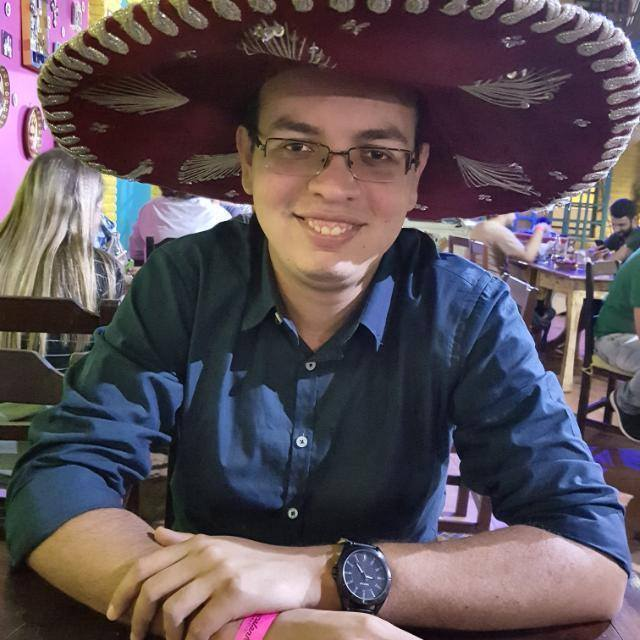
#> input picture Júlio/Mini projeto_02/pp.jpg, 640 x 640 px
$ python Project_02.py
#> lines starting #> are read from the running program, lines starting #| are printed output that depends on the picture
import numpy as np
import cv2


width = 640
height = 640
sqx = int(width/8)
sqy = int(height/8)
tabuleiro  = np.zeros((height, width, 3), dtype=np.uint8)
referencePoints = []
frame = cv2.imread('pp.jpg')
#> frame is the input picture: shape (640, 640, 3); mean B, G, R 86.6, 80, 91.2
for y in range(8):
    for x in range(8):
        if (x+y)%2 == 0:
            tabuleiro[x*sqx:(x+1)*sqx,y*sqy:(y+1)*sqy] = 255
            referencePoints.append(np.float32([[x*sqx, y*sqy], [(x+1)*sqx,y*sqy], [(x)*sqx,(y+1)*sqy], [(x+1)*sqx,(y+1)*sqy]]

            ))
cap = cv2.VideoCapture("1.mp4")
cap = cv2.VideoCapture(0)
frame = None
while frame is None:
    frame = cap.read()[1]
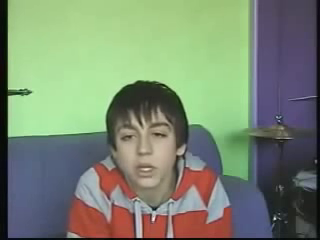
#> input picture frame 103 of Júlio/Mini projeto_02/1.avi, 320 x 240 px, given in place of the camera
#> frame is the input picture: shape (240, 320, 3); mean B, G, R 113.4, 136.1, 122
    print("oi")

rows1, cols1 = frame.shape[0], frame.shape[1]
#> rows1 = 240; cols1 = 320
pts1 = np.float32(
                [[0,0],
                [cols1,0],[0, rows1],
                [cols1, rows1]
                ])
#> pts1 = [[0, 0], [320, 0], [0, 240], [320, 240]]

M = [cv2.getPerspectiveTransform(pts1, rp) for rp in referencePoints]
i = 0
while True:

    frame = cap.read()[1]
    cv2.warpPerspective(frame, M[i%32], (width, height), tabuleiro, borderMode=cv2.BORDER_TRANSPARENT)
    cv2.imshow("tab", tabuleiro)
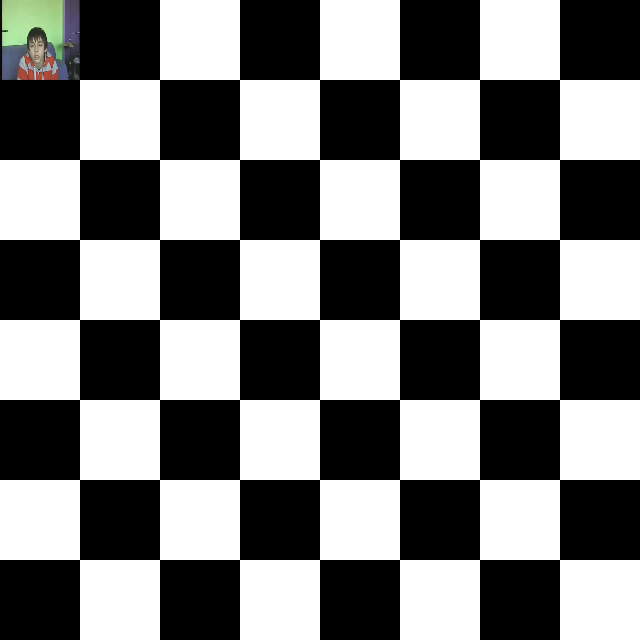
#> window 'tab': shape (640, 640, 3); mean B, G, R 125.3, 125.7, 125.4


    i+=1
    key = cv2.waitKey(1) & 0xFF
#> (key q is pressed here)
    if key == ord("f"):
        if not fullScreen:
            cv2.setWindowProperty("test", cv2.WND_PROP_FULLSCREEN, cv2.WINDOW_FULLSCREEN)
        else:
            cv2.setWindowProperty("test", cv2.WND_PROP_FULLSCREEN, cv2.WINDOW_NORMAL)
        fullScreen = not fullScreen

    if key == ord("q"):
        break

cv2.destroyAllWindows()
